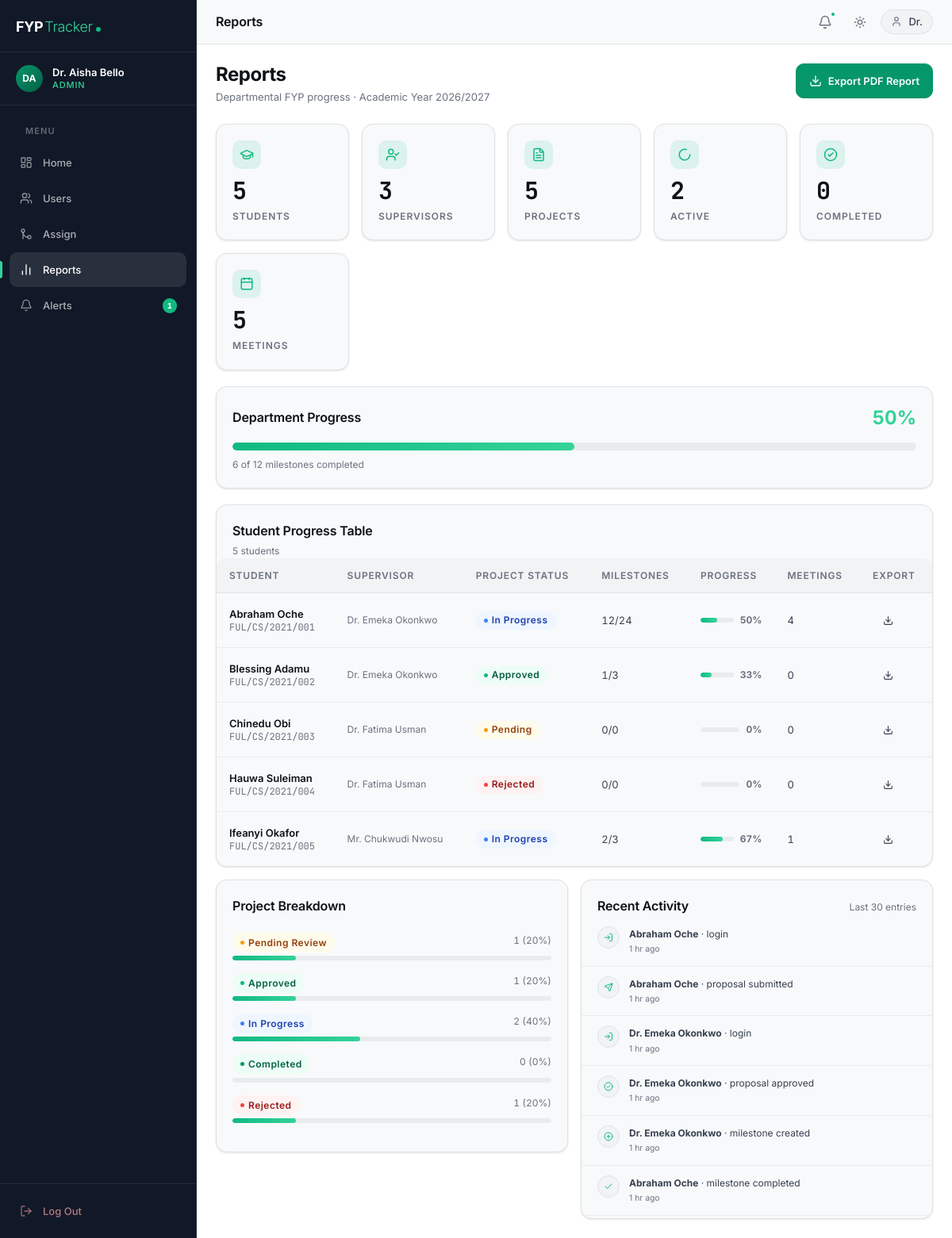
Screenshot of /admin/reports.php (signed in) with the database file from the repository.
### tables this page shows
CREATE TABLE users (
    user_id       INT UNSIGNED    NOT NULL AUTO_INCREMENT,
    full_name     VARCHAR(150)    NOT NULL,
    email         VARCHAR(255)    NOT NULL,
    password_hash VARCHAR(255)    NOT NULL,               
    role          ENUM(
                      'student',
                      'supervisor',
                      'admin'
                  )               NOT NULL DEFAULT 'student',
    is_active     TINYINT(1)      NOT NULL DEFAULT 1,     
    profile_photo VARCHAR(255)        NULL DEFAULT NULL,  
    created_at    TIMESTAMP       NOT NULL DEFAULT CURRENT_TIMESTAMP,
    updated_at    TIMESTAMP       NOT NULL DEFAULT CURRENT_TIMESTAMP
                                            ON UPDATE CURRENT_TIMESTAMP,

    PRIMARY KEY (user_id),
    UNIQUE  KEY uq_users_email (email),
    INDEX   idx_users_role    (role),
    INDEX   idx_users_active  (is_active)
);

CREATE TABLE students (
    student_id    INT UNSIGNED    NOT NULL,               
    matric_number VARCHAR(20)     NOT NULL,               
    department    VARCHAR(100)    NOT NULL DEFAULT 'Computer Science',
    level         SMALLINT        NOT NULL DEFAULT 400,   
    programme     VARCHAR(100)    NOT NULL DEFAULT 'B.Sc. Computer Science',

    PRIMARY KEY (student_id),
    UNIQUE  KEY uq_students_matric (matric_number),
    CONSTRAINT fk_students_user
        FOREIGN KEY (student_id)
        REFERENCES users (user_id)
        ON DELETE CASCADE
        ON UPDATE CASCADE
);

CREATE TABLE projects (
    project_id        INT UNSIGNED    NOT NULL AUTO_INCREMENT,
    title             VARCHAR(255)    NOT NULL,
    description       TEXT                NULL,
    student_id        INT UNSIGNED    NOT NULL,
    supervisor_id     INT UNSIGNED        NULL DEFAULT NULL,
    status            ENUM(
                          'pending',       
                          'approved',      
                          'rejected',      
                          'in_progress',   
                          'completed'      
                      )               NOT NULL DEFAULT 'pending',
    rejection_reason  TEXT                NULL,
    chapter_file      VARCHAR(255)        NULL DEFAULT NULL,  
    submission_date   DATE                NULL DEFAULT NULL,
    approval_date     DATE                NULL DEFAULT NULL,
    completion_date   DATE                NULL DEFAULT NULL,
    created_at        TIMESTAMP       NOT NULL DEFAULT CURRENT_TIMESTAMP,
    updated_at        TIMESTAMP       NOT NULL DEFAULT CURRENT_TIMESTAMP
                                                ON UPDATE CURRENT_TIMESTAMP,

    PRIMARY KEY (project_id),
    UNIQUE  KEY uq_projects_student (student_id),           
    INDEX   idx_projects_supervisor (supervisor_id),
    INDEX   idx_projects_status     (status),
    CONSTRAINT fk_projects_student
        FOREIGN KEY (student_id)
        REFERENCES users (user_id)
        ON DELETE CASCADE
        ON UPDATE CASCADE,
    CONSTRAINT fk_projects_supervisor
        FOREIGN KEY (supervisor_id)
        REFERENCES users (user_id)
        ON DELETE SET NULL
        ON UPDATE CASCADE
);

CREATE TABLE audit_logs (
    log_id          INT UNSIGNED    NOT NULL AUTO_INCREMENT,
    user_id         INT UNSIGNED        NULL DEFAULT NULL,  
    action          VARCHAR(100)    NOT NULL,   
    target_table    VARCHAR(100)        NULL,
    target_id       INT UNSIGNED        NULL,
    ip_address      VARCHAR(45)         NULL,   
    user_agent      VARCHAR(255)        NULL,
    created_at      TIMESTAMP       NOT NULL DEFAULT CURRENT_TIMESTAMP,

    PRIMARY KEY (log_id),
    INDEX   idx_audit_user   (user_id),
    INDEX   idx_audit_action (action),
    INDEX   idx_audit_time   (created_at),
    CONSTRAINT fk_audit_user
        FOREIGN KEY (user_id)
        REFERENCES users (user_id)
        ON DELETE SET NULL
        ON UPDATE CASCADE
);

### admin/reports.php (the view, shortened to what the rows shown need)
<?php
require_once __DIR__ . '/../includes/functions.php';
require_once __DIR__ . '/../includes/repositories/AdminRepository.php';
$db              = getDB();
$adminRepository = new AdminRepository($db);
$systemStats  = $adminRepository->fetchSystemStats();
$studentData  = $adminRepository->fetchStudentReportData();
$recentLogs   = $adminRepository->fetchRecentAuditLogs(30);
function getAuditIcon(string $action): string
{
    return match (true) {
        str_contains($action, 'login')       => 'log-in',
        str_contains($action, 'logout')      => 'log-out',
        str_contains($action, 'approved')    => 'check-circle-2',
        str_contains($action, 'rejected')    => 'x-circle',
        str_contains($action, 'created')     => 'plus-circle',
        str_contains($action, 'submitted')   => 'send',
        str_contains($action, 'completed')   => 'check',
        str_contains($action, 'assigned')    => 'link',
        default                              => 'activity',
    };
}
require_once __DIR__ . '/../includes/header.php';
?>
<div class="main-content" id="main-content">
  <?php require_once __DIR__ . '/../includes/topbar.php'; ?>
  <div class="page-body">
    <div class="content-grid">
      <div class="col-span-2">
        <div class="card">
          <?php if (empty($studentData)): ?>
          <div class="card-body">
            <div class="empty-state">
              <div class="empty-icon"><i data-lucide="bar-chart-2" width="24" height="24"></i></div>
              <div class="empty-title">No student data yet</div>
            </div>
          </div>
          <?php else: ?>
          <div class="table-wrapper">
            <table>
              <thead>
                <tr>
                  <th>Student</th>
                  <th>Supervisor</th>
                  <th>Project Status</th>
                  <th>Milestones</th>
                  <th>Progress</th>
                  <th>Meetings</th>
                  <th>Export</th>
                </tr>
              </thead>
              <tbody>
                <?php foreach ($studentData as $row):
                  $totalMs     = (int) ($row['total_milestones']    ?? 0);
                  $completedMs = (int) ($row['completed_milestones'] ?? 0);
                  $pct         = $totalMs > 0 ? (int) round($completedMs / $totalMs * 100) : 0;
                  $statusMap   = [
                      'pending'     => 'pending',
                      'approved'    => 'approved',
                      'in_progress' => 'in-progress',
                      'completed'   => 'completed',
                      'rejected'    => 'rejected',
                  ];
                  $badgeCls = $statusMap[$row['project_status'] ?? ''] ?? 'not-started';
                ?>
                <tr>
                  <td>
                    <span class="cell-primary"><?= e($row['student_name']) ?></span>
                    <span class="cell-muted font-mono" style="display:block;"><?= e($row['matric_number']) ?></span>
                  </td>
                  <td class="cell-muted"><?= e($row['supervisor_name'] ?? 'Unassigned') ?></td>
                  <td>
                    <span class="badge badge-<?= $badgeCls ?>">
                      <?= ucwords(str_replace('_', ' ', $row['project_status'] ?? 'N/A')) ?>
                    </span>
                  </td>
                  <td>
                    <span style="font-size:var(--text-sm);font-variant-numeric:tabular-nums;"><?= $completedMs ?>/<?= $totalMs ?></span>
                  </td>
                  <td style="min-width:100px;">
                    <div style="display:flex;align-items:center;gap:var(--sp-2);">
                      <div class="progress" style="flex:1;" data-progress="<?= $pct ?>">
                        <div class="progress-bar" style="width:0%;"></div>
                      </div>
                      <span style="font-size:var(--text-xs);font-weight:700;color:var(--text-tertiary);font-variant-numeric:tabular-nums;"><?= $pct ?>%</span>
                    </div>
                  </td>
                  <td>
                    <span style="font-size:var(--text-sm);font-variant-numeric:tabular-nums;"><?= (int) ($row['total_meetings'] ?? 0) ?></span>
                  </td>
                  <td>
                    <a
                      href="reports.php?export=pdf&type=<?= REPORT_TYPE_SINGLE ?>&student=<?= (int) $row['user_id'] ?>&<?= csrfToken() ?>"
                      class="btn btn-ghost btn-sm"
                      title="Export individual report">
                      <i data-lucide="download" width="13" height="13"></i>
                    </a>
                  </td>
                </tr>
                <?php endforeach; ?>
              </tbody>
            </table>
          </div>
          <?php endif; ?>
        </div>
      </div>
      <div>
        <div class="card">
          <div class="card-body">
            <?php
            $breakdownItems = [
                ['label' => 'Pending Review', 'value' => $systemStats['pending_projects'],   'cls' => 'pending'],
                ['label' => 'Approved',       'value' => $systemStats['approved_projects'],  'cls' => 'approved'],
                ['label' => 'In Progress',    'value' => $systemStats['active_projects'],    'cls' => 'in-progress'],
                ['label' => 'Completed',      'value' => $systemStats['completed_projects'], 'cls' => 'completed'],
                ['label' => 'Rejected',       'value' => $systemStats['rejected_projects'],  'cls' => 'rejected'],
            ];
            $total = max(1, $systemStats['total_projects']);
            foreach ($breakdownItems as $item):
              $pct = (int) round($item['value'] / $total * 100);
            ?>
            <div style="margin-bottom:var(--sp-4);">
              <div style="display:flex;justify-content:space-between;margin-bottom:var(--sp-1);">
                <span class="badge badge-<?= $item['cls'] ?>"><?= $item['label'] ?></span>
                <span style="font-size:var(--text-xs);color:var(--text-tertiary);font-variant-numeric:tabular-nums;"><?= $item['value'] ?> (<?= $pct ?>%)</span>
              </div>
              <div class="progress" data-progress="<?= $pct ?>">
                <div class="progress-bar" style="width:0%;"></div>
              </div>
            </div>
            <?php endforeach; ?>
          </div>
        </div>
      </div>
      <div>
        <div class="card">
          <div style="max-height:380px;overflow-y:auto;">
            <?php if (empty($recentLogs)): ?>
            <div class="card-body">
              <div class="empty-state" style="padding:var(--sp-8) var(--sp-4);">
                <div class="empty-icon"><i data-lucide="activity" width="22" height="22"></i></div>
                <div class="empty-title">No activity yet</div>
              </div>
            </div>
            <?php else: ?>
            <?php foreach ($recentLogs as $log): ?>
            <div style="display:flex;align-items:flex-start;gap:var(--sp-3);padding:var(--sp-3) var(--sp-5);border-bottom:1px solid var(--surface-divider);">
              <div style="width:28px;height:28px;border-radius:50%;background:var(--surface-overlay);border:1px solid var(--surface-border);display:flex;align-items:center;justify-content:center;flex-shrink:0;">
                <i data-lucide="<?= getAuditIcon($log['action']) ?>" width="12" height="12" style="color:var(--accent-500);"></i>
              </div>
              <div style="flex:1;min-width:0;">
                <p style="font-size:var(--text-xs);color:var(--text-secondary);margin-bottom:2px;">
                  <strong><?= e($log['full_name'] ?? 'System') ?></strong>
                  · <?= e(str_replace('_', ' ', $log['action'])) ?>
                </p>
                <p style="font-size:0.65rem;color:var(--text-tertiary);"><?= timeAgo($log['created_at']) ?></p>
              </div>
            </div>
            <?php endforeach; ?>
            <?php endif; ?>
          </div>
        </div>
      </div>
    </div>
  </div>
</div>
<?php require_once __DIR__ . '/../includes/footer.php'; ?>

### rows the page displays
users: full_name "Abraham Oche", students.matric_number "FUL/CS/2021/001", users.full_name "Dr. Emeka Okonkwo", projects.status "In Progress", completedMs "12", totalMs "24", pct "50", total_meetings "4"
users: full_name "Blessing Adamu", students.matric_number "FUL/CS/2021/002", users.full_name "Dr. Emeka Okonkwo", projects.status "Approved", completedMs "1", totalMs "3", pct "33", total_meetings "0", label "Approved", value "1", pct "20"
users: full_name "Chinedu Obi", students.matric_number "FUL/CS/2021/003", users.full_name "Dr. Fatima Usman", projects.status "Pending", completedMs "0", totalMs "0", pct "0", total_meetings "0"
users: full_name "Hauwa Suleiman", students.matric_number "FUL/CS/2021/004", users.full_name "Dr. Fatima Usman", projects.status "Rejected", completedMs "0", totalMs "0", pct "0", total_meetings "0"
users: full_name "Ifeanyi Okafor", students.matric_number "FUL/CS/2021/005", users.full_name "Mr. Chukwudi Nwosu", projects.status "In Progress", completedMs "2", totalMs "3", pct "67", total_meetings "1"
audit_logs: user.full_name "Abraham Oche", action "login", created_at "1 hr ago"
audit_logs: user.full_name "Abraham Oche", action "proposal submitted", created_at "1 hr ago"
audit_logs: user.full_name "Dr. Emeka Okonkwo", action "login", created_at "1 hr ago"
audit_logs: user.full_name "Dr. Emeka Okonkwo", action "proposal approved", created_at "1 hr ago"
audit_logs: user.full_name "Dr. Emeka Okonkwo", action "milestone created", created_at "1 hr ago"
audit_logs: user.full_name "Abraham Oche", action "milestone completed", created_at "1 hr ago"

### other values shown
$initials "DA"
$name "Dr. Aisha Bello"
$role "ADMIN"
$item['label'] "Home"
$item['label'] "Users"
$item['label'] "Assign"
$item['label'] "Reports"
$item['label'] "Alerts"
$badge "1"
$pageTitle "Reports"
$fname "Dr."
$m['value'] "5"
$m['label'] "STUDENTS"
$m['value'] "3"
$m['label'] "SUPERVISORS"
